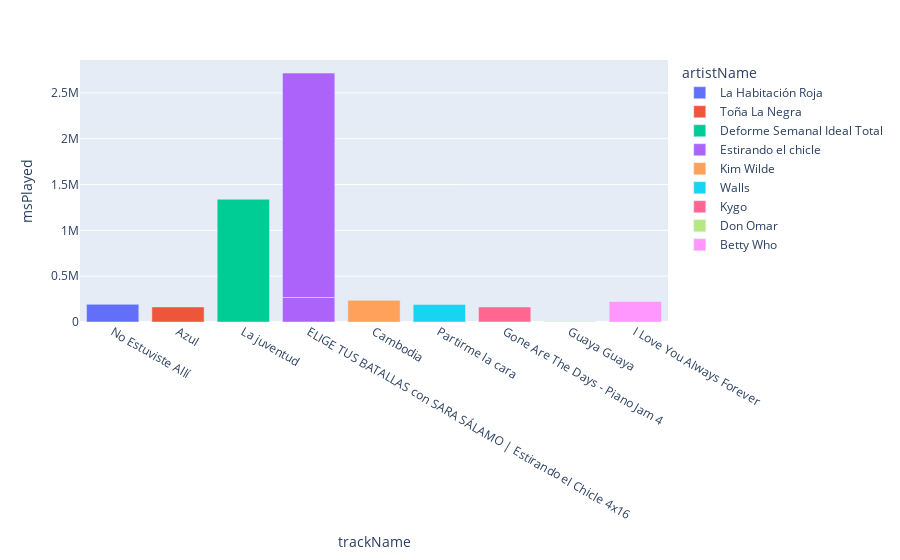

Notebook source saved alongside this figure:
### Code cell
# Three variables, continuous and two categorial
px.bar(df[:10],x="trackName",y="msPlayed",color="artistName")
# px.bar(playtime_per_artist,x="trackName",y="msPlayed",color="artistName")

### Figure 1 — Plotly figure (JSON) as saved in the notebook; plotly's stock layout.template omitted (floating-point values rounded to 4 significant figures)
{"data": [{"alignmentgroup": "True", "hovertemplate": "artistName=La Habitación Roja<br>trackName=%{x}<br>msPlayed=%{y}<extra></extra>", "legendgroup": "La Habitación Roja", "marker": {"color": "#636efa", "pattern": {"shape": ""}}, "name": "La Habitación Roja", "offsetgroup": "La Habitación Roja", "orientation": "v", "showlegend": true, "textposition": "auto", "type": "bar", "x": ["No Estuviste Allí"], "xaxis": "x", "y": [192803], "yaxis": "y"}, {"alignmentgroup": "True", "hovertemplate": "artistName=Toña La Negra<br>trackName=%{x}<br>msPlayed=%{y}<extra></extra>", "legendgroup": "Toña La Negra", "marker": {"color": "#EF553B", "pattern": {"shape": ""}}, "name": "Toña La Negra", "offsetgroup": "Toña La Negra", "orientation": "v", "showlegend": true, "textposition": "auto", "type": "bar", "x": ["Azul"], "xaxis": "x", "y": [164500], "yaxis": "y"}, {"alignmentgroup": "True", "hovertemplate": "artistName=Deforme Semanal Ideal Total<br>trackName=%{x}<br>msPlayed=%{y}<extra></extra>", "legendgroup": "Deforme Semanal Ideal Total", "marker": {"color": "#00cc96", "pattern": {"shape": ""}}, "name": "Deforme Semanal Ideal Total", "offsetgroup": "Deforme Semanal Ideal Total", "orientation": "v", "showlegend": true, "textposition": "auto", "type": "bar", "x": ["La juventud"], "xaxis": "x", "y": [1339390], "yaxis": "y"}, {"alignmentgroup": "True", "hovertemplate": "artistName=Estirando el chicle<br>trackName=%{x}<br>msPlayed=%{y}<extra></extra>", "legendgroup": "Estirando el chicle", "marker": {"color": "#ab63fa", "pattern": {"shape": ""}}, "name": "Estirando el chicle", "offsetgroup": "Estirando el chicle", "orientation": "v", "showlegend": true, "textposition": "auto", "type": "bar", "x": ["ELIGE TUS BATALLAS con SARA SÁLAMO | Estirando el Chicle 4x16", "ELIGE TUS BATALLAS con SARA SÁLAMO | Estirando el Chicle 4x16"], "xaxis": "x", "y": [267190, 2448688], "yaxis": "y"}, {"alignmentgroup": "True", "hovertemplate": "artistName=Kim Wilde<br>trackName=%{x}<br>msPlayed=%{y}<extra></extra>", "legendgroup": "Kim Wilde", "marker": {"color": "#FFA15A", "pattern": {"shape": ""}}, "name": "Kim Wilde", "offsetgroup": "Kim Wilde", "orientation": "v", "showlegend": true, "textposition": "auto", "type": "bar", "x": ["Cambodia"], "xaxis": "x", "y": [236213], "yaxis": "y"}, {"alignmentgroup": "True", "hovertemplate": "artistName=Walls<br>trackName=%{x}<br>msPlayed=%{y}<extra></extra>", "legendgroup": "Walls", "marker": {"color": "#19d3f3", "pattern": {"shape": ""}}, "name": "Walls", "offsetgroup": "Walls", "orientation": "v", "showlegend": true, "textposition": "auto", "type": "bar", "x": ["Partirme la cara"], "xaxis": "x", "y": [190934], "yaxis": "y"}, {"alignmentgroup": "True", "hovertemplate": "artistName=Kygo<br>trackName=%{x}<br>msPlayed=%{y}<extra></extra>", "legendgroup": "Kygo", "marker": {"color": "#FF6692", "pattern": {"shape": ""}}, "name": "Kygo", "offsetgroup": "Kygo", "orientation": "v", "showlegend": true, "textposition": "auto", "type": "bar", "x": ["Gone Are The Days - Piano Jam 4"], "xaxis": "x", "y": [164209], "yaxis": "y"}, {"alignmentgroup": "True", "hovertemplate": "artistName=Don Omar<br>trackName=%{x}<br>msPlayed=%{y}<extra></extra>", "legendgroup": "Don Omar", "marker": {"color": "#B6E880", "pattern": {"shape": ""}}, "name": "Don Omar", "offsetgroup": "Don Omar", "orientation": "v", "showlegend": true, "textposition": "auto", "type": "bar", "x": ["Guaya Guaya"], "xaxis": "x", "y": [4194], "yaxis": "y"}, {"alignmentgroup": "True", "hovertemplate": "artistName=Betty Who<br>trackName=%{x}<br>msPlayed=%{y}<extra></extra>", "legendgroup": "Betty Who", "marker": {"color": "#FF97FF", "pattern": {"shape": ""}}, "name": "Betty Who", "offsetgroup": "Betty Who", "orientation": "v", "showlegend": true, "textposition": "auto", "type": "bar", "x": ["I Love You Always Forever"], "xaxis": "x", "y": [223160], "yaxis": "y"}], "layout": {"barmode": "relative", "legend": {"title": {"text": "artistName"}, "tracegroupgap": 0}, "margin": {"t": 60}, "xaxis": {"anchor": "y", "domain": [0, 1], "title": {"text": "trackName"}}, "yaxis": {"anchor": "x", "domain": [0, 1], "title": {"text": "msPlayed"}}}}
